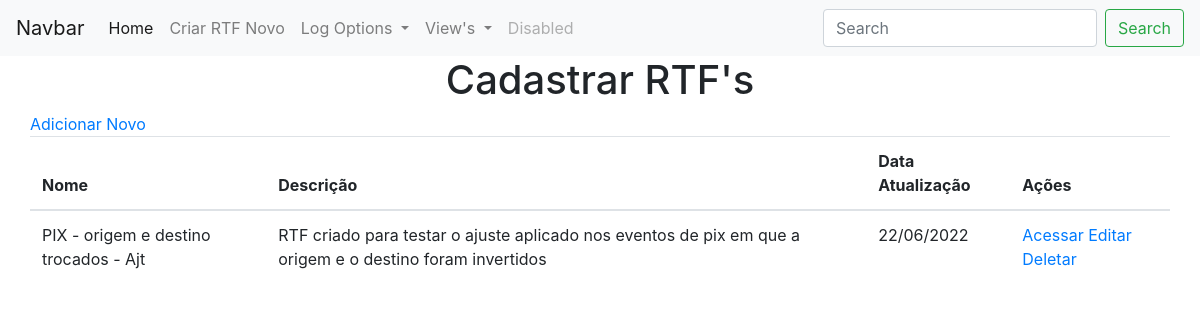
Before: /viewRTF with the older database file.
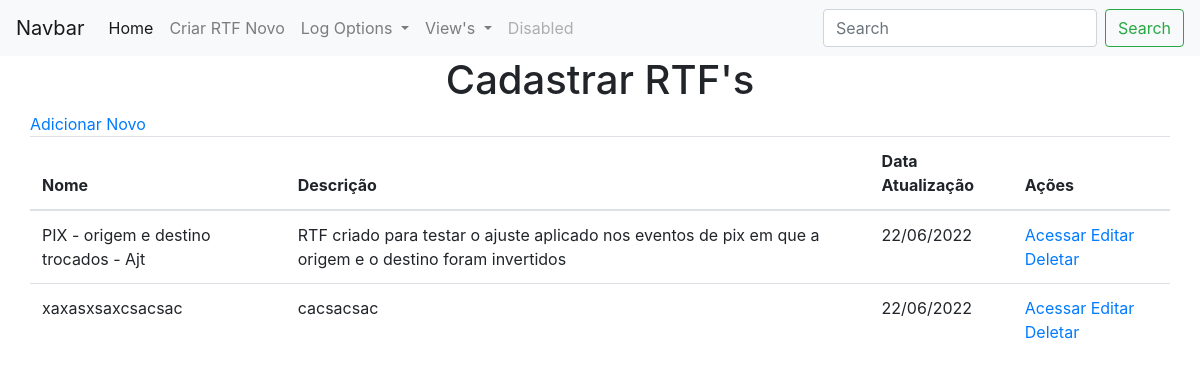
After: the same page with the newer database file.
### app.py (models this page shows, shortened)
class RTFs(db.Model):
    id = db.Column("id", db.Integer, primary_key=True, autoincrement=True)
    name = db.Column(db.String(100))
    descricao = db.Column(db.String(500))
    qtd_pages = db.Column(db.Integer)
    cenarios = db.relationship('Cenarios', backref='rtfs')
    paginas = db.relationship('Pagina', backref='rtfsP')
    data_criacao = db.Column(db.Date, default=datetime.utcnow().date())
    data_update = db.Column(db.Date, default=datetime.utcnow().date())
    data_criacao_formatada = db.Column(db.String(10))
    data_update_formatada = db.Column(db.String(10))

### app.py (the view)
@app.route("/viewRTF")
def viewRTF():
    rtfs = RTFs.query.all()
    return render_template("viewRTFs.html", values=rtfs)

### templates/viewRTFs.html (shortened to what this page needs)
{% extends "base.html" %}
{% block content%}
    <div class="container">
        <div class="row">
            <div class="col-xs-12">
                <a href="{{url_for('add_rtf')}}">Adicionar Novo</a>
            </div>
            <div class="col-xs-12">
                <table class="table">
                    <thead>
                        <th>Nome</th>
                        <th>Descrição</th>
                        <th>Data Atualização</th>
                        <th>Ações</th>
                    </thead>
                    <tbody>
                        {% for item in values %}
                            <tr>
                                <td>{{ item.name }}</td>
                                <td>{{ item.descricao }}</td>
                                <td>{{ item.data_update_formatada }}</td>
                                <td>
                                    <a href="{{url_for('viewCenarios', id_rtf=item.id, pagina=1)}}">Acessar</a>
                                    <a href="{{url_for('edit_rtf', id=item.id)}}">Editar</a>
                                    <a href="{{url_for('delete_rtf', id=item.id)}}">Deletar</a>
                                </td>
                            </tr>
                        {% endfor %}
                    </tbody>
                </table>
            </div>
        </div>
    </div>
{% endblock %}

### templates/base.html (shortened to what this page needs)
<!DOCTYPE html>
<html lang="pt-br">
<head>
    <link rel="stylesheet" href="https://cdn.jsdelivr.net/npm/bootstrap@4.3.1/dist/css/bootstrap.min.css"
>
</head>
    <body>
        <nav class="navbar navbar-expand-lg navbar-light bg-light">
            <a class="navbar-brand" href="#">Navbar</a>
            <div class="collapse navbar-collapse" id="navbarSupportedContent">
                <ul class="navbar-nav mr-auto">
                    <li class="nav-item active">
                        <a class="nav-link" href="{{ url_for('index') }}">Home <span class="sr-only">(current)</span></a>
                    </li>
                    <li class="nav-item">
                        <a class="nav-link" href="{{url_for('add_rtf')}}">Criar RTF Novo</a>
                    </li>
                    <li class="nav-item dropdown">
                        <a class="nav-link dropdown-toggle" href="#" id="navbarDropdownLog" role="button" data-toggle="dropdown"
                           aria-haspopup="true" aria-expanded="false">
                            Log Options
                        </a>
                    </li>
                    <li class="nav-item dropdown">
                        <a class="nav-link dropdown-toggle" href="#" id="navbarDropdownViews" role="button" data-toggle="dropdown"
                           aria-haspopup="true" aria-expanded="false">
                            View's
                        </a>
                    </li>
                    <li class="nav-item">
                        <a class="nav-link disabled" href="#" tabindex="-1" aria-disabled="true">Disabled</a>
                    </li>
                </ul>
                <form class="form-inline my-2 my-lg-0">
                    <input class="form-control mr-sm-2" type="search" placeholder="Search" aria-label="Search">
                    <button class="btn btn-outline-success my-2 my-sm-0" type="submit">Search</button>
                </form>
            </div>
        </nav>
        <div class="container-fluid">
            <h1 style="style=color:red;text-align:center;">Cadastrar RTF's</h1>
            {% block content %}{% endblock %}
        </div>
    </body>
</html>

Changed rows visible on the page:
added RTFs: name "xaxasxsaxcsacsac", descricao "cacsacsac", data_update_formatada "22/06/2022"
